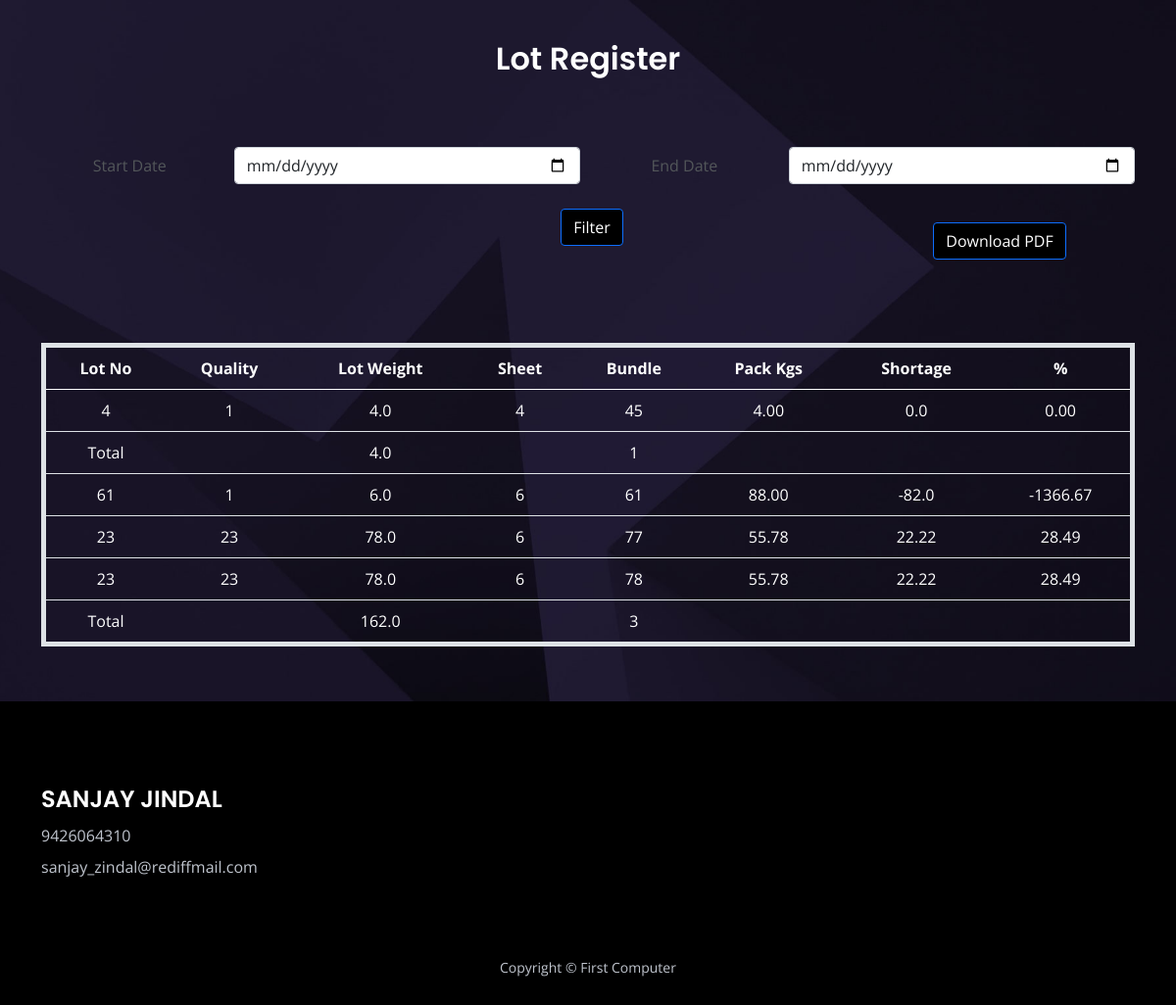
Screenshot of /lot_register/ (signed in) with the database file from the repository.
### app/models.py (models this page shows, shortened)
class Quality(models.Model):
    user = models.ForeignKey(User, on_delete=models.CASCADE, blank=True, null=True)  # Add this field
    quality_no = models.CharField(max_length=100)
    def __str__(self):
        return self.quality_no

class Packing(models.Model):
    user = models.ForeignKey(User, on_delete=models.CASCADE, null=True, default=None)
    date_packing = models.DateField(max_length=20, blank=True, null=True)
    lot_no = models.CharField(max_length=100)
    quality = models.ForeignKey('Quality', on_delete=models.CASCADE)
    point = models.ForeignKey('Point', on_delete=models.CASCADE)
    brand = models.ForeignKey('Brand', on_delete=models.CASCADE)
    lot_kgs = models.FloatField()
    total_weight = models.DecimalField(max_digits=10, decimal_places=2, default=0.00)

class Bundle(models.Model):
    bundle_entry = models.ForeignKey(Packing, on_delete=models.CASCADE, related_name='bundles')
    bundle = models.CharField(max_length=100)
    grade = models.CharField(max_length=100)
    sizes = models.CharField(max_length=100)
    sheet = models.CharField(max_length=100)
    weight = models.CharField(max_length=100)
    remarks = models.CharField(max_length=200, blank=True, null=True)
    status = models.BooleanField(default=False)  # Field to track dispatch status
    bill_no = models.CharField(max_length=20, blank=True, null=True)

### app/report.py (the view)
# urls.py: path('lot_register/', report.lot_register, name='lot_register'),
@login_required
def lot_register(request):
    start_date = request.GET.get('start_date', None)
    end_date = request.GET.get('end_date', None)
    if start_date and end_date:
        start_date = datetime.strptime(start_date, '%Y-%m-%d')
        end_date = datetime.strptime(end_date, '%Y-%m-%d')
    else:
        start_date = timezone.now() - timezone.timedelta(days=365)
        end_date = timezone.now()
    packings = Packing.objects.prefetch_related('bundles').filter(date_packing__range=(start_date, end_date), user=request.user).all()[:5]
    data_by_date = defaultdict(list)
    for packing in packings:
        for bundle in packing.bundles.all():
            pack_kgs = packing.total_weight if packing.total_weight else 0
            lot_weight = packing.lot_kgs if packing.lot_kgs else 0
            shortage = lot_weight - float(pack_kgs) if lot_weight else 0
            percentage = (shortage / lot_weight) * 100 if lot_weight else 0
            item = {
                'lot_no': packing.lot_no,
                'quality': packing.quality,
                'lot_weight': lot_weight,
                'sheet': bundle.sheet,
                'bundle': bundle.bundle,
                'pack_kgs': pack_kgs,
                'shortage': shortage,
                'percentage': percentage,
            }
            data_by_date[packing.date_packing].append(item)
    grouped_data = []
    for date_packing, items in data_by_date.items():
        date_total_weight = sum(item['lot_weight'] for item in items)
        date_total_bundles = len(items)
        for item in items:
            grouped_data.append(item)
        grouped_data.append({
            'lot_no': 'Total',
            'quality': '',
            'lot_weight': date_total_weight,
            'sheet': '',
            'bundle': date_total_bundles,
            'pack_kgs': '',
            'shortage': '',
            'percentage': ''
        })
    return render(request, 'report/lot_register.html', {'packings': grouped_data})

### app/templates/report/lot_register.html (shortened to what this page needs)
{% load static %}
<!DOCTYPE html>
<html lang="en">
<head>
    <link href="{% static 'css/bootstrap.min.css' %}" rel="stylesheet">
    <link href="{% static 'css/fontawesome-all.min.css' %}" rel="stylesheet">
    <link href="{% static 'css/swiper.css' %}" rel="stylesheet">
    <link href="{% static 'css/styles.css' %}" rel="stylesheet">
</head>
<body>
    <div id="contact" class="form-1">
        <div class="container">
            <h2 class="h2-heading">Lot Register</h2>
            <br><br>
            <form method="get" action="">
                <div class="form-group row">
                    <label for="start_date" class="col-sm-2 col-form-label">Start Date</label>
                    <div class="col-sm-4">
                        <input type="date" class="form-control" id="start_date" name="start_date" value="{{ request.GET.start_date }}">
                    </div>
                    <label for "end_date" class="col-sm-2 col-form-label">End Date</label>
                    <div class="col-sm-4">
                        <input type="date" class="form-control" id="end_date" name="end_date" value="{{ request.GET.end_date }}">
                    </div>
                </div>
                <button type="submit" class="btn btn-primary">Filter</button>
            </form>
            <br>
            <button id="downloadPdf" class="btn btn-primary" style="position:relative; left:420px; top:-60px;">Download PDF</button>
            <div class="table-responsive">
                <table class="table table-striped" id="packingTable">
                    <thead>
                        <tr>
                            <th>Lot No</th>
                            <th>Quality</th>
                            <th>Lot Weight</th>
                            <th>Sheet</th>
                            <th>Bundle</th>
                            <th>Pack Kgs</th>
                            <th>Shortage</th>
                            <th>%</th>
                        </tr>
                    </thead>
                    <tbody>
                        {% for item in packings %}
                                <tr>
                                    <td>{{ item.lot_no }}</td>
                                    <td>{{ item.quality }}</td>
                                    <td>{{ item.lot_weight }}</td>
                                    <td>{{ item.sheet }}</td>
                                    <td>{{ item.bundle }}</td>
                                    <td>{{ item.pack_kgs }}</td>
                                    <td>{{ item.shortage }}</td>
                                    <td>{{ item.percentage|floatformat:"2" }}</td>
                                </tr>
                        {% endfor %}
                    </tbody>
                </table>
            </div>
        </div>
    </div>
    <div class="footer">
        <div class="container">
            <div class="row">
                <div class="col-lg-12">
                    <div class="footer-col second">
                        <h4 style="color:white"><br><br>SANJAY JINDAL</h4>
                        <ul class="list-unstyled li-space-lg p-big">
                            <li>9426064310</li>
                            <li>sanjay_zindal@rediffmail.com</li>
                        </ul>
                    </div>
                </div>
            </div>
        </div>
    </div>
    <div class="copyright">
        <div class="container">
            <div class="row">
                <div class="col-lg-12">
                    <p class="p-small">Copyright © First Computer</p>
                </div>
            </div>
        </div>
    </div>
</body>
</html>

### app/static/css/styles.css (style rules this page uses)
body, html { width: 100%; height: 100%; }
body, p { color: #53575a; font: 400 1rem/1.625rem "Open Sans", sans-serif; }
h2 { color: #2b2b4f; font-weight: 600; font-size: 2rem; line-height: 2.5rem; font-family: "Poppins" }
h4 { color: #2b2b4f; font-weight: 600; font-size: 1.5rem; line-height: 2rem; font-family: "Poppins" }
.p-small { font-size: 0.875rem; line-height: 1.5rem; }
.li-space-lg li { margin-bottom: 0.5rem; }
.form-group { position: relative; margin-bottom: 1.25rem; }
.form-1 { padding-top: 9.5rem; padding-bottom: 8.75rem; background: url('../images/contact-background.jpg') center center no-repeat; background-size: cover; text-align: center; }
.form-1 .h2-heading { margin-bottom: 1.125rem; color: #ffffff; }
.footer { padding-top: 6.5rem; padding-bottom: 2rem; background-color: #121015; }
.footer .footer-col { margin-bottom: 3rem; }
.footer p, .footer a, .footer ul { color: #bfc4cd; }
.footer .li-space-lg li { margin-bottom: 0.375rem; }
.copyright { padding-bottom: 1rem; background-color: #121015; text-align: center; }
.copyright p, .copyright a { color: #bfc4cd; text-decoration: none; }
@media (min-width: 992px) { .h2-heading { width: 35.25rem; margin-right: auto; margin-left: auto; } }
@media (min-width: 992px) { .footer .footer-col { margin-bottom: 2rem; } }
@media (min-width: 992px) { .footer .footer-col.second { display: inline-block; width: 320px; margin-right: 1.75rem; vertical-align: top; } }
@media (min-width: 1200px) { .container { max-width: 1140px; } }
@media (min-width: 1200px) { .form-1 form { margin-left: 0.5rem; } }
@media (min-width: 1200px) { .footer .footer-col.second { margin-right: 6.5rem; } }

### app/templates/report/lot_register.html (style rules this page uses)
.form-1 { padding: 40px 0; }
.h2-heading { margin-bottom: 30px; }
.btn { margin: 5px; }
.footer { background-color: #000; color: white; padding: 20px 0; }
.footer-col { margin-bottom: 20px; }
.copyright { background-color: #000; color: white; padding: 10px 0; }
.table-responsive { margin-top: 20px; }
table { color: white; border: 5px solid white; }
th, td { color: white !important; }
.btn-primary { background-color: black; }

### rows the page displays
Quality: lot_no "4", quality "1", lot_weight "4.0", sheet "4", bundle "45", pack_kgs "4.00", shortage "0.0", percentage "0.00", lot_no "61", lot_weight "6.0", sheet "6", bundle "61", pack_kgs "88.00", shortage "-82.0", percentage "-1366.67"
Quality: lot_no "23", quality "23", lot_weight "78.0", sheet "6", bundle "77", pack_kgs "55.78", shortage "22.22", percentage "28.49", bundle "78"

### other values shown
{{ item.lot_no }} "Total" "Total"
{{ item.lot_weight }} "4.0" "162.0"
{{ item.bundle }} "1" "3"
